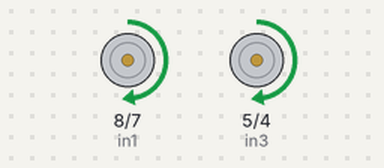
A sketch run on a simulated Arduino Uno, built with avr-gcc and run on an emulated ATmega328P. Parts: motor-driver pin pairs drawn as motors (green arrow = first pin HIGH = forward, orange = second pin HIGH = backward, longer = more drive, scaled by the enable pin).

Above: at 0.5 s.
Timing chart, 0 to 4.6 s (numbered marks = the images above):
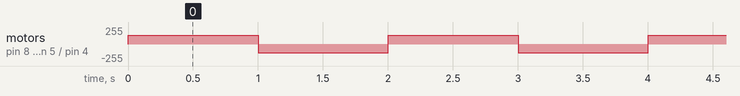

Measured:
- by itself, motor on pin 8 (in1) / pin 7 (in2), motor on pin 5 (in3) / pin 4 (in4): alternates forward 128/255 for 1.0 s and backward 128/255 for 1.0 s

The sketch:

l298n_driver.ino
```cpp
// Motor A connections
int enA = 9;
int in1 = 8;
int in2 = 7;
// Motor B connections
int enB = 3;
int in3 = 5;
int in4 = 4;

void setup() {
  // Set all the motor control pins to outputs
  pinMode(enA, OUTPUT);
  pinMode(enB, OUTPUT);
  pinMode(in1, OUTPUT);
  pinMode(in2, OUTPUT);
  pinMode(in3, OUTPUT);
  pinMode(in4, OUTPUT);

  // Turn off motors - Initial state
  digitalWrite(in1, LOW);
  digitalWrite(in2, LOW);
  digitalWrite(in3, LOW);
  digitalWrite(in4, LOW);
}


// This function lets you control spinning direction of motors
void pwm_control(int speed) {
  // Set motors to maximum speed
  // For PWM maximum possible values are 0 to 255
  analogWrite(enA, speed);
  analogWrite(enB, speed);
}

void forward()
{
  // Turn on motor A & B
  digitalWrite(in1, HIGH);
  digitalWrite(in2, LOW);
  digitalWrite(in3, HIGH);
  digitalWrite(in4, LOW);
  //delay(2000);
}

 void reverse()
 {
  // Now change motor directions
  digitalWrite(in1, LOW);
  digitalWrite(in2, HIGH);
  digitalWrite(in3, LOW);
  digitalWrite(in4, HIGH);
  //delay(2000);
 }

 void stop()
 {
  // Turn off motors
  digitalWrite(in1, LOW);
  digitalWrite(in2, LOW);
  digitalWrite(in3, LOW);
  digitalWrite(in4, LOW);
}

// This function lets you control speed of the motors
void speedControl() {
  // Turn on motors
  digitalWrite(in1, LOW);
  digitalWrite(in2, HIGH);
  digitalWrite(in3, LOW);
  digitalWrite(in4, HIGH);

  // Accelerate from zero to maximum speed
  for (int i = 0; i < 256; i++) {
    analogWrite(enA, i);
    analogWrite(enB, i);
    delay(20);
  }

  // Decelerate from maximum speed to zero
  for (int i = 255; i >= 0; --i) {
    analogWrite(enA, i);
    analogWrite(enB, i);
    delay(20);
  }

  // Now turn off motors
  digitalWrite(in1, LOW);
  digitalWrite(in2, LOW);
  digitalWrite(in3, LOW);
  digitalWrite(in4, LOW);
}

void loop() {
  pwm_control(128);
  forward();
  delay(1000);
  reverse();
  delay(1000);
}
```
